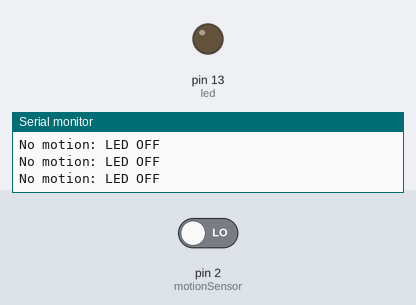
Bench run of a sketch on a simulated Arduino Uno, built with avr-gcc and run on an emulated ATmega328P. Parts: output pins drawn as LEDs (lit = HIGH), the last lines printed to the serial monitor. The inputs (shaded band) are chosen by the test bench; at power-on: pin 2 (motionSensor) LOW.

Above: at 1.8 s.
1.9 s: pin 2 (motionSensor) driven HIGH
At 2.4 s:
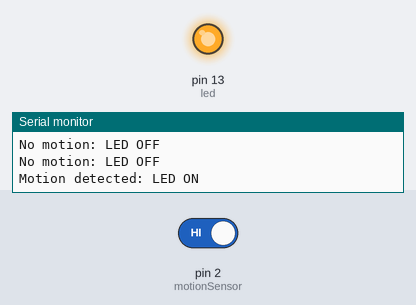
3.5 s: pin 2 (motionSensor) driven LOW
At 4.7 s:
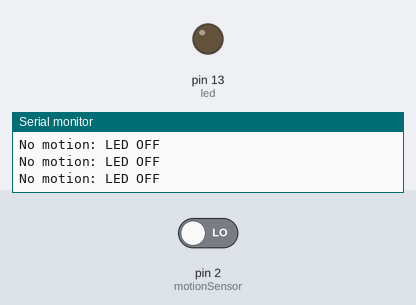
Timing chart, 0 to 6.5 s (numbered marks = the images above; inputs shaded):
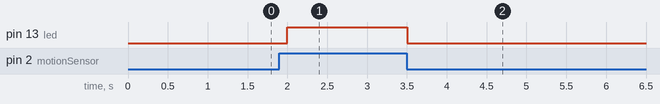

The sketch:

Sense-Think-Act_Board.ino
```cpp
const int motionSensor = 2;
const int led = 13;

void setup() {
    pinMode(motionSensor, INPUT);
    pinMode(led, OUTPUT);
    Serial.begin(9600);
}

void loop() {
    int motionStatus = digitalRead(motionSensor);
    if (motionStatus == HIGH) {
        digitalWrite(led, HIGH);
        Serial.println("Motion detected: LED ON");
    } else {
        digitalWrite(led, LOW);
        Serial.println("No motion: LED OFF");
    }
    delay(500);
}
```

Measured:
- after the input at 1.9 s, pin 13 (led): LOW → HIGH after 0.10 s
- after the input at 3.5 s, pin 13 (led): HIGH → LOW at once
